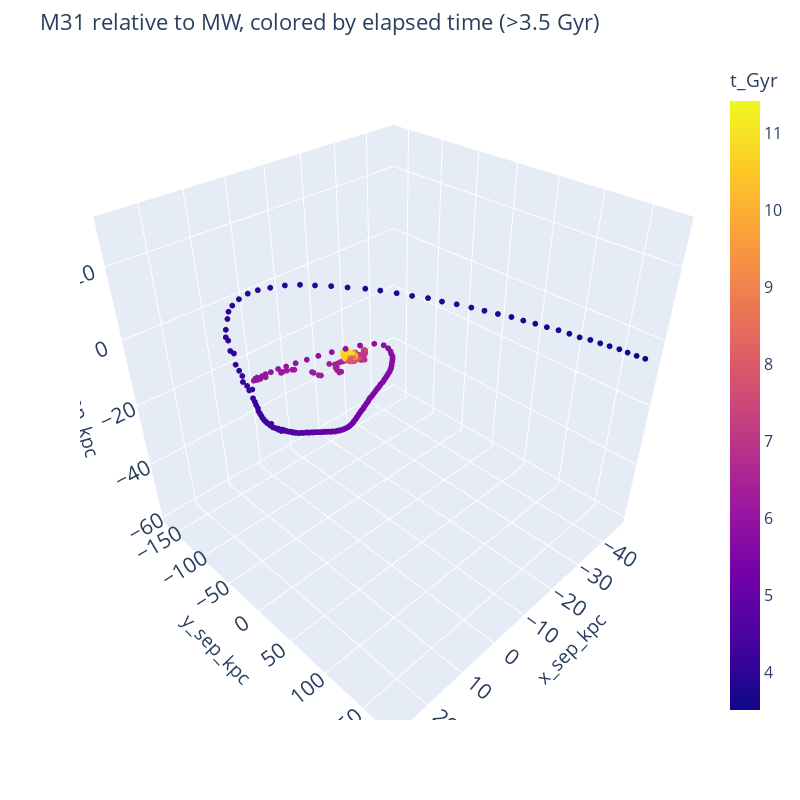

Notebook code for this chart:
### Markdown cell above
## 3D plots, M31-MW

Both plots below show the MW-centric separation in Cartesian coordinates. They only differ in color-coding, using time then distance.

The plots are highly interactive: use the mouse.

### Code cell
MW_M31_late = MW_M31[MW_M31['t_Gyr']>3.5]
d2 = px.scatter_3d(MW_M31_late, x='x_sep_kpc', y='y_sep_kpc', z='z_sep_kpc', color='t_Gyr',
                 width=800, height=800)
d2.update_traces(marker=dict(size=2),
                  selector=dict(mode='markers'))
d2.update_layout(
    title="M31 relative to MW, colored by elapsed time (>3.5 Gyr)",
    font=dict(size=16)
)

d2.show()

### Figure 1 — Plotly figure (JSON) as saved in the notebook; plotly's stock layout.template omitted (floating-point values rounded to 4 significant figures; data arrays with more than 128 entries replaced by an {"elided": "..."} marker saying what was removed)
{"data": [{"hoverlabel": {"namelength": 0}, "hovertemplate": "x_sep_kpc=%{x}<br>y_sep_kpc=%{y}<br>z_sep_kpc=%{z}<br>t_Gyr=%{marker.color}", "legendgroup": "", "marker": {"color": {"elided": "554 float values"}, "coloraxis": "coloraxis", "size": 2, "symbol": "circle"}, "mode": "markers", "name": "", "scene": "scene", "showlegend": false, "type": "scatter3d", "x": {"elided": "554 float values"}, "y": {"elided": "554 float values"}, "z": {"elided": "554 float values"}}], "layout": {"coloraxis": {"colorbar": {"title": {"text": "t_Gyr"}}, "colorscale": [[0, "#0d0887"], [0.1111, "#46039f"], [0.2222, "#7201a8"], [0.3333, "#9c179e"], [0.4444, "#bd3786"], [0.5556, "#d8576b"], [0.6667, "#ed7953"], [0.7778, "#fb9f3a"], [0.8889, "#fdca26"], [1, "#f0f921"]]}, "font": {"size": 16}, "height": 800, "legend": {"tracegroupgap": 0}, "margin": {"t": 60}, "scene": {"domain": {"x": [0, 1], "y": [0, 1]}, "xaxis": {"title": {"text": "x_sep_kpc"}}, "yaxis": {"title": {"text": "y_sep_kpc"}}, "zaxis": {"title": {"text": "z_sep_kpc"}}}, "title": {"text": "M31 relative to MW, colored by elapsed time (>3.5 Gyr)"}, "width": 800}}
